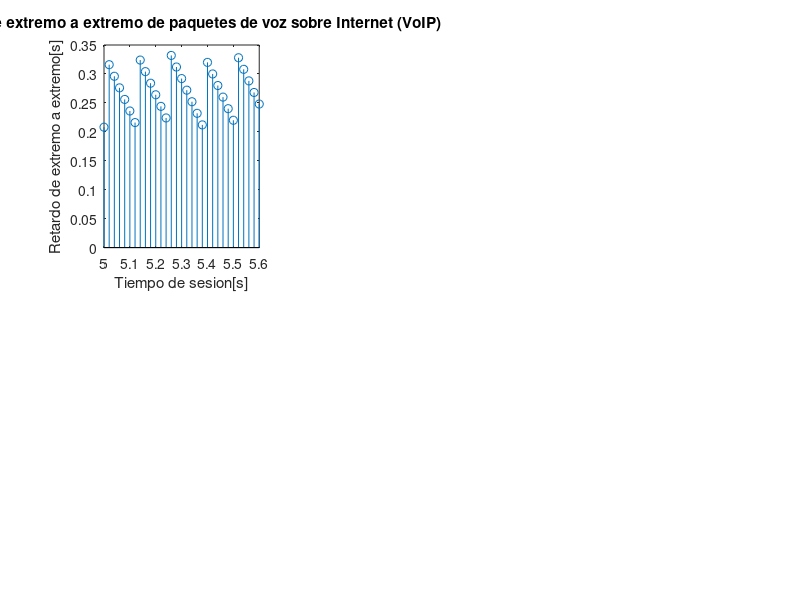

Here is the MATLAB script that generated this plot:
load talkspurt.dat

subplot(2, 3, 1)
stem(talkspurt(:,1), talkspurt(:, 2))
xlabel('Tiempo de sesion[s]')
ylabel('Retardo de extremo a extremo[s]')
title('Retardo de extremo a extremo de paquetes de voz sobre Internet (VoIP)')
print('Traza2.png', '-dpng')


subplot(2, 3, 2)
plot(talkspurt(:,1), talkspurt(:,2))
xlabel('Tiempo de sesion[s]')
title('Retardo de extremo a extremo de paquetes de voz sobre Internet (VoIP)')
ylabel('Retardo de extremo a extremo[s]')
